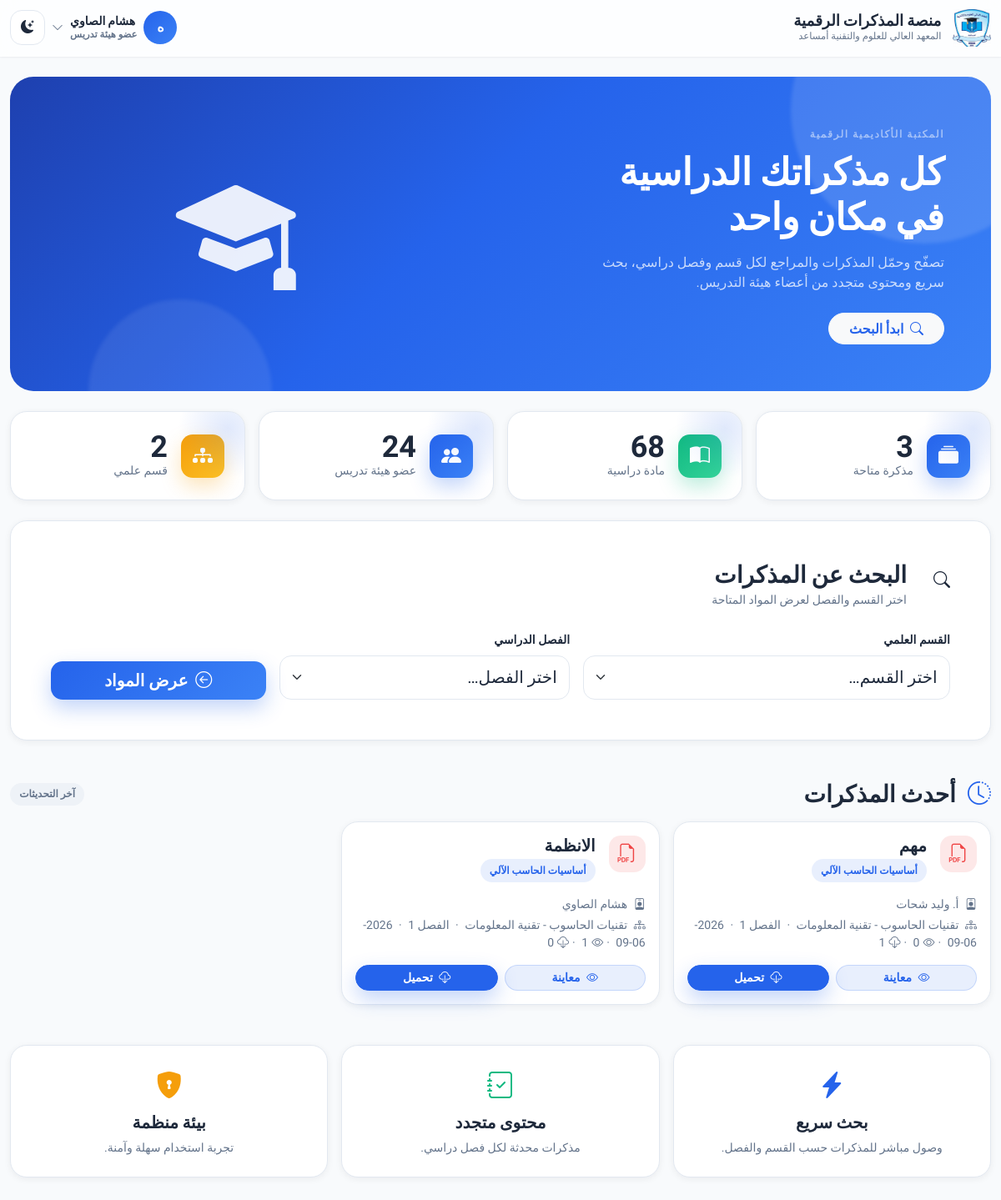
Page / (signed in) on the committed database.
### tables this page shows
CREATE TABLE teachers (
    id INTEGER PRIMARY KEY AUTOINCREMENT,
    full_name TEXT NOT NULL,
    email TEXT NOT NULL UNIQUE,
    password TEXT NOT NULL
);

CREATE TABLE handouts (
    id INTEGER PRIMARY KEY AUTOINCREMENT,
    teacher_id INTEGER,
    subject_id INTEGER,
    dept_id INTEGER,
    semester INTEGER,
    title TEXT,
    notes TEXT,
    file_path TEXT,
    upload_date TIMESTAMP DEFAULT CURRENT_TIMESTAMP, view_count INTEGER DEFAULT 0, download_count INTEGER DEFAULT 0,
    FOREIGN KEY (teacher_id) REFERENCES teachers (id),
    FOREIGN KEY (subject_id) REFERENCES subjects (id),
    FOREIGN KEY (dept_id) REFERENCES departments (id)
);

CREATE TABLE subjects (
    id INTEGER PRIMARY KEY AUTOINCREMENT,
    subject_name TEXT NOT NULL UNIQUE,
    is_shared BOOLEAN DEFAULT 0
);

CREATE TABLE departments (
    id INTEGER PRIMARY KEY AUTOINCREMENT,
    dept_name TEXT NOT NULL UNIQUE
);

### app.py (the view)
@app.route('/')
def index():
    conn = get_db_connection()
    depts = conn.execute('SELECT * FROM departments').fetchall()
    stats = {
        'handouts': conn.execute('SELECT COUNT(*) FROM handouts').fetchone()[0],
        'subjects': conn.execute('SELECT COUNT(*) FROM subjects').fetchone()[0],
        'teachers': conn.execute("SELECT COUNT(*) FROM teachers WHERE email != 'admin@musaid.edu.ly'").fetchone()[0],
        'departments': conn.execute('SELECT COUNT(*) FROM departments').fetchone()[0],
    }
    recent = conn.execute('''
        SELECT h.title, h.file_path, h.upload_date, h.dept_id, h.semester,
               COALESCE(h.view_count, 0) AS view_count,
               COALESCE(h.download_count, 0) AS download_count,
               s.subject_name, t.full_name AS teacher_name, d.dept_name
        FROM handouts h
        JOIN subjects s ON h.subject_id = s.id
        JOIN teachers t ON h.teacher_id = t.id
        JOIN departments d ON h.dept_id = d.id
        ORDER BY h.id DESC LIMIT 6
    ''').fetchall()
    conn.close()
    return render_template('index.html', depts=depts, stats=stats, recent=recent)

### app.py (called while the page is built)
@app.context_processor
def _inject_csrf():
    return {'csrf_token': get_csrf_token}

@app.before_request
def _csrf_protect():
    if request.method in ('POST', 'PUT', 'PATCH', 'DELETE'):
        sent = (request.form.get('csrf_token')
                or request.headers.get('X-CSRFToken'))
        stored = session.get('_csrf_token')
        if not stored or not sent or not secrets.compare_digest(str(stored), str(sent)):
            audit_log('csrf_failure', f'path={request.path}')
            abort(400)

def get_db_connection():
    return db.connect(DATABASE)

### db.py (called while the page is built)
def backend():
    url = os.environ.get('DATABASE_URL', '').strip()
    if url.startswith('mysql'):
        return 'mysql'
    if os.environ.get('MUSAID_DB_BACKEND', '').strip().lower() in ('mysql', 'mariadb'):
        return 'mysql'
    return 'sqlite'

def is_mysql():
    return backend() == 'mysql'

def connect(sqlite_path):
    if is_mysql():
        raw = get_engine().raw_connection()  # اتصال PyMySQL من تجمّع SQLAlchemy
        return MySQLConnection(raw)
    conn = sqlite3.connect(sqlite_path)
    conn.row_factory = sqlite3.Row
    return conn

### templates/index.html (shortened to what this page needs)
{% extends "layout.html" %}
{% block content %}
<section class="ms-hero ms-fade-up mb-4">
  <div class="row align-items-center g-4">
    <div class="col-lg-7">
      <span class="ms-eyebrow text-white-50">المكتبة الأكاديمية الرقمية</span>
      <h1 class="fw-bold mt-2 mb-3" style="font-size:clamp(1.8rem,4vw,2.8rem);">
        كل مذكراتك الدراسية<br>في مكان واحد
      </h1>
      <p class="opacity-75 mb-4" style="max-width:48ch;">
        تصفّح وحمّل المذكرات والمراجع لكل قسم وفصل دراسي، بحث سريع ومحتوى متجدد من أعضاء هيئة التدريس.
      </p>
      <a href="#searchCard" class="btn btn-light rounded-pill px-4 fw-bold text-primary">
        <i class="bi bi-search me-1"></i> ابدأ البحث
      </a>
    </div>
    <div class="col-lg-5 d-none d-lg-block text-center">
      <i class="bi bi-mortarboard-fill" style="font-size:9rem;opacity:.9;"></i>
    </div>
  </div>
</section>
<div class="row g-3 mb-4">
  <div class="col-6 col-lg-3">
    <div class="ms-stat ms-fade-up h-100">
      <div class="d-flex align-items-center gap-3">
        <div class="ms-stat-icon"><i class="bi bi-collection-fill"></i></div>
        <div><div class="ms-stat-value">{{ stats.handouts }}</div><div class="ms-stat-label">مذكرة متاحة</div></div>
      </div>
    </div>
  </div>
  <div class="col-6 col-lg-3">
    <div class="ms-stat ms-stat--success ms-fade-up-2 h-100">
      <div class="d-flex align-items-center gap-3">
        <div class="ms-stat-icon"><i class="bi bi-book-half"></i></div>
        <div><div class="ms-stat-value">{{ stats.subjects }}</div><div class="ms-stat-label">مادة دراسية</div></div>
      </div>
    </div>
  </div>
  <div class="col-6 col-lg-3">
    <div class="ms-stat ms-fade-up-2 h-100">
      <div class="d-flex align-items-center gap-3">
        <div class="ms-stat-icon"><i class="bi bi-people-fill"></i></div>
        <div><div class="ms-stat-value">{{ stats.teachers }}</div><div class="ms-stat-label">عضو هيئة تدريس</div></div>
      </div>
    </div>
  </div>
  <div class="col-6 col-lg-3">
    <div class="ms-stat ms-stat--warning ms-fade-up-3 h-100">
      <div class="d-flex align-items-center gap-3">
        <div class="ms-stat-icon"><i class="bi bi-diagram-3-fill"></i></div>
        <div><div class="ms-stat-value">{{ stats.departments }}</div><div class="ms-stat-label">قسم علمي</div></div>
      </div>
    </div>
  </div>
</div>
<div class="card ms-fade-up-2 mb-5" id="searchCard">
  <div class="card-body p-4 p-md-5">
    <div class="d-flex align-items-center gap-2 mb-4">
      <div class="ms-stat-icon" style="width:44px;height:44px;font-size:1.25rem;"><i class="bi bi-search"></i></div>
      <div>
        <h2 class="ms-h2 mb-0">البحث عن المذكرات</h2>
        <small class="text-muted">اختر القسم والفصل لعرض المواد المتاحة</small>
      </div>
    </div>
    <form action="/search" method="GET">
      <div class="row g-3">
        <div class="col-md-5">
          <label class="form-label">القسم العلمي</label>
          <select class="form-select form-select-lg" name="dept" required>
            <option value="">اختر القسم…</option>
          </select>
        </div>
        <div class="col-md-4">
          <label class="form-label">الفصل الدراسي</label>
          <select class="form-select form-select-lg" name="semester" required>
            <option value="">اختر الفصل…</option>
          </select>
        </div>
        <div class="col-md-3 d-flex align-items-end">
          <button type="submit" class="btn btn-gradient btn-lg w-100">
            <i class="bi bi-arrow-left-circle me-1"></i> عرض المواد
          </button>
        </div>
      </div>
    </form>
  </div>
</div>
<div class="d-flex align-items-center justify-content-between mb-3">
  <h2 class="ms-h2 mb-0"><i class="bi bi-clock-history text-brand me-2"></i> أحدث المذكرات</h2>
  <span class="ms-badge--muted ms-badge">آخر التحديثات</span>
</div>
{% if recent %}
<div class="row g-3 mb-5">
  {% for item in recent %}
  <div class="col-md-6 col-lg-4">
    <div class="card ms-card-hover h-100">
      <div class="card-body d-flex flex-column">
        <div class="d-flex align-items-start gap-3 mb-3">
          {% set ext = item.file_path|lower %}
          {% if '.ppt' in ext %}
            <div class="ms-filechip ms-filechip--ppt"><i class="bi bi-filetype-pptx"></i></div>
          {% elif '.doc' in ext %}
            <div class="ms-filechip ms-filechip--doc"><i class="bi bi-filetype-docx"></i></div>
          {% else %}
            <div class="ms-filechip ms-filechip--pdf"><i class="bi bi-filetype-pdf"></i></div>
          {% endif %}
          <div class="flex-grow-1 min-w-0">
            <h5 class="fw-bold mb-1 ms-clamp-2" title="{{ item.title }}">{{ item.title }}</h5>
            <span class="ms-badge">{{ item.subject_name }}</span>
          </div>
        </div>
        <div class="text-muted small mb-1"><i class="bi bi-person-badge me-1"></i> {{ item.teacher_name }}</div>
        <div class="text-muted small mb-3">
          <i class="bi bi-diagram-3 me-1"></i> {{ item.dept_name }}
          <span class="mx-1">·</span> الفصل {{ item.semester }}
          {% if item.upload_date %}<span class="mx-1">·</span> {{ item.upload_date[:10] }}{% endif %}
          <span class="mx-1">·</span><i class="bi bi-eye me-1"></i>{{ item.view_count or 0 }}
          <span class="mx-1">·</span><i class="bi bi-cloud-download me-1"></i>{{ item.download_count or 0 }}
        </div>
        <div class="mt-auto d-flex gap-2">
          <a href="{{ url_for('uploaded_file', filename=item.file_path) }}" target="_blank" class="btn btn-soft btn-sm rounded-pill flex-grow-1">
            <i class="bi bi-eye me-1"></i> معاينة
          </a>
          <a href="{{ url_for('uploaded_file', filename=item.file_path) }}?dl=1" download="{{ item.file_path }}" class="btn btn-primary btn-sm rounded-pill flex-grow-1">
            <i class="bi bi-cloud-download me-1"></i> تحميل
          </a>
        </div>
      </div>
    </div>
  </div>
  {% endfor %}
</div>
{% endif %}
<div class="row g-3 text-center mb-3">
  <div class="col-md-4">
    <div class="card h-100 ms-hover-lift"><div class="card-body p-4">
      <i class="bi bi-lightning-charge-fill fs-2 text-brand"></i>
      <h5 class="fw-bold mt-2">بحث سريع</h5>
      <p class="text-muted small mb-0">وصول مباشر للمذكرات حسب القسم والفصل.</p>
    </div></div>
  </div>
  <div class="col-md-4">
    <div class="card h-100 ms-hover-lift"><div class="card-body p-4">
      <i class="bi bi-journal-check fs-2 text-success"></i>
      <h5 class="fw-bold mt-2">محتوى متجدد</h5>
      <p class="text-muted small mb-0">مذكرات محدثة لكل فصل دراسي.</p>
    </div></div>
  </div>
  <div class="col-md-4">
    <div class="card h-100 ms-hover-lift"><div class="card-body p-4">
      <i class="bi bi-shield-lock-fill fs-2 text-warning"></i>
      <h5 class="fw-bold mt-2">بيئة منظمة</h5>
      <p class="text-muted small mb-0">تجربة استخدام سهلة وآمنة.</p>
    </div></div>
  </div>
</div>
{% endblock %}

### templates/layout.html (shortened to what this page needs)
<!DOCTYPE html>
<html lang="ar" dir="rtl" data-bs-theme="light">
<head>
    <link rel="stylesheet" href="https://cdn.jsdelivr.net/npm/bootstrap@5.3.0/dist/css/bootstrap.rtl.min.css">
    <link rel="stylesheet" href="https://cdn.jsdelivr.net/npm/bootstrap-icons@1.10.0/font/bootstrap-icons.css">
    <link rel="stylesheet" href="{{ url_for('static', filename='css/app.css') }}">
</head>
<body>
<nav class="ms-navbar">
    <div class="container-xxl d-flex align-items-center gap-3">
        <a class="ms-brand" href="/">
            <img src="{{ url_for('static', filename='images/logo.webp') }}" alt="شعار المعهد">
            <span class="d-none d-sm-flex flex-column">
                <span class="ms-brand-title">منصة المذكرات الرقمية</span>
                <span class="ms-brand-sub">المعهد العالي للعلوم والتقنية أمساعد</span>
            </span>
        </a>
        <div class="ms-auto d-flex align-items-center gap-2">
            {% if session.get('user_id') %}
                <div class="dropdown">
                    <button class="btn p-0 border-0 bg-transparent d-flex align-items-center gap-2" data-bs-toggle="dropdown" aria-expanded="false">
                        <span class="ms-avatar">{{ (session.get('user_name') or 'U')[:1] }}</span>
                        <span class="d-none d-lg-block text-end lh-1">
                            <span class="fw-bold small d-block">{{ session.get('user_name') }}</span>
                            <span class="text-muted" style="font-size:.72rem">
                                {{ 'مدير النظام' if session.get('role') == 'admin' else 'عضو هيئة تدريس' }}
                            </span>
                        </span>
                        <i class="bi bi-chevron-down small text-muted"></i>
                    </button>
                </div>
            {% endif %}
            <button class="ms-theme-toggle" type="button" data-theme-toggle aria-label="تبديل الوضع الداكن" title="تبديل الوضع الداكن">
                <i class="bi bi-moon-stars-fill"></i>
            </button>
        </div>
    </div>
</nav>
<main class="py-4">
    <div class="container-xxl">
        {% block content %}{% endblock %}
    </div>
</main>
</body>
</html>

### rows in the picture
teachers: get "هشام الصاوي"
handouts: title "مهم", subject_name "أساسيات الحاسب الآلي", teacher_name "أ. وليد شحات", dept_name "تقنيات الحاسوب - تقنية المعلومات", upload_date "2026-06-09", download_count "1"
handouts: title "الانظمة", subject_name "أساسيات الحاسب الآلي", teacher_name "هشام الصاوي", dept_name "تقنيات الحاسوب - تقنية المعلومات", upload_date "2026-06-09", download_count "0"

### other values in the picture
{{ (session.get('user_name') or 'U')[:1] }} "ه"
{{ 'مدير النظام' if session.get('role') == 'admin' else 'عضو هيئة تدريس' }} "عضو هيئة تدريس"
{{ stats.handouts }} "3"
{{ stats.subjects }} "68"
{{ stats.teachers }} "24"
{{ stats.departments }} "2"
